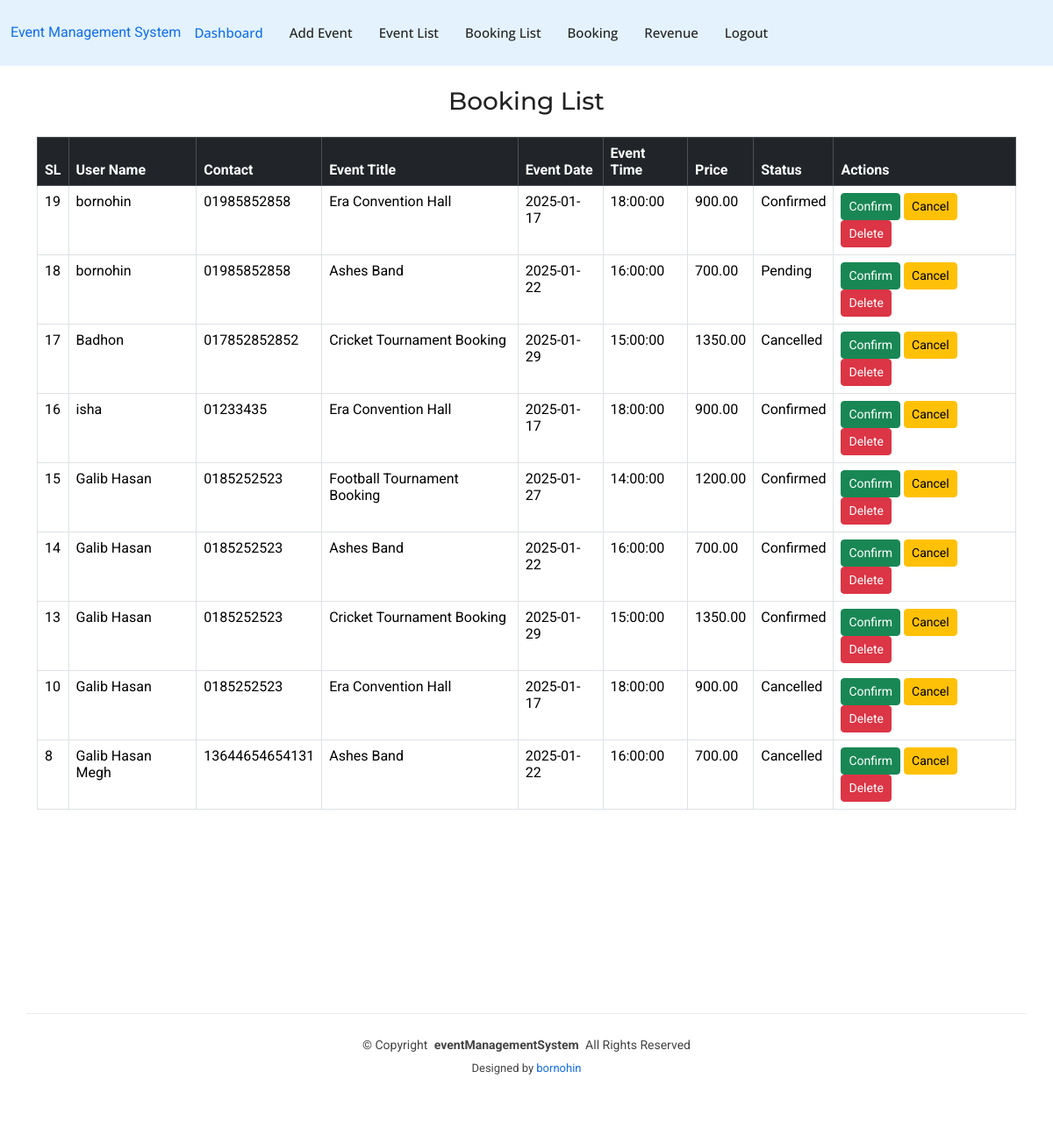
The app's page /admin/booking-list.php with its own data.
### tables this page shows
CREATE TABLE `bookings` (
  `id` int(11) NOT NULL,
  `user_id` int(11) NOT NULL,
  `event_id` int(11) NOT NULL,
  `booking_date` timestamp NOT NULL DEFAULT current_timestamp(),
  `status` varchar(255) DEFAULT NULL
);

CREATE TABLE `user` (
  `userid` int(11) NOT NULL,
  `name` varchar(50) NOT NULL,
  `contact` varchar(250) NOT NULL,
  `email` varchar(50) NOT NULL,
  `password` varchar(50) NOT NULL,
  `roleid` int(11) NOT NULL
);

CREATE TABLE `events` (
  `id` int(11) NOT NULL,
  `event_title` varchar(255) NOT NULL,
  `event_date` date NOT NULL,
  `event_time` time NOT NULL,
  `event_location` varchar(255) NOT NULL,
  `event_description` text NOT NULL,
  `price` decimal(10,2) NOT NULL,
  `event_image` varchar(255) NOT NULL,
  `created_at` timestamp NOT NULL DEFAULT current_timestamp()
);

### admin/booking-list.php (the view, shortened to what this page needs)
<?php
include('connect.php');
include('header.php');
$sql = "SELECT b.id AS booking_id, u.name AS user_name, u.contact AS user_contact, e.event_title, e.event_date, e.event_time, e.price, b.booking_date, b.status, b.user_id, e.id AS event_id
        FROM bookings b
        JOIN user u ON b.user_id = u.userid
        JOIN events e ON b.event_id = e.id
        ORDER BY b.booking_date DESC";
$result = mysqli_query($conn, $sql);
?>
<!DOCTYPE html>
<html lang="en">
<head>
</head>
<body>
    <div class="container mt-4">
        <h3 class="text-center mb-4">Booking List</h3>
        <table class="table table-bordered table-hover">
            <thead class="table-dark">
                <tr>
                    <th>SL</th>
                    <th>User Name</th>
                    <th>Contact</th>
                    <th>Event Title</th>
                    <th>Event Date</th>
                    <th>Event Time</th>
                    <th>Price</th>
                    <th>Status</th>
                    <th>Actions</th>
                </tr>
            </thead>
            <tbody>
                <?php
                if (mysqli_num_rows($result) > 0) {
                    while ($row = mysqli_fetch_assoc($result)) {
                        $status = $row['status'] ? $row['status'] : 'Pending';
                        echo "
                        <tr>
                            <td>{$row['booking_id']}</td>
                            <td>{$row['user_name']}</td>
                            <td>{$row['user_contact']}</td>
                            <td>{$row['event_title']}</td>
                            <td>{$row['event_date']}</td>
                            <td>{$row['event_time']}</td>
                            <td>{$row['price']}</td>
                            <td>{$status}</td>
                            <td>
                                <a href='booking-list.php?action=confirm&id={$row['booking_id']}' class='btn btn-success btn-sm' onclick='return confirm(\"Are you sure you want to confirm this booking?\")'>Confirm</a>
                                <a href='booking-list.php?action=cancel&id={$row['booking_id']}' class='btn btn-warning btn-sm' onclick='return confirm(\"Are you sure you want to cancel this booking?\")'>Cancel</a>
                                <a href='booking-list.php?action=delete&id={$row['booking_id']}' class='btn btn-danger btn-sm' onclick='return confirm(\"Are you sure you want to delete this booking?\")'>Delete</a>
                            </td>
                        </tr>";
                    }
                } else {
                    echo "<tr><td colspan='8' class='text-center'>No bookings found</td></tr>";
                }
                ?>
            </tbody>
        </table>
    </div>
    <?php include('footer.php'); ?>
</body>
</html>

### assets/css/main.css (style rules this page uses)
:root { --default-font: "Roboto", system-ui, -apple-system, "Segoe UI", Roboto, "Helvetica Neue", Arial, "Noto Sans", "Liberation Sans", sans-serif, "Apple Color Emoji", "Segoe UI Emoji", "Segoe UI Symbol", "Noto Color Emoji"; --heading-font: "Montserrat", sans-serif; --nav-font: "Open Sans", sans-serif; }
:root { --background-color: #ffffff; --default-color: #444444; --heading-color: #222222; --accent-color: #106eea; --surface-color: #ffffff; --contrast-color: #ffffff; }
:root { --nav-color: #222222; --nav-hover-color: #106eea; --nav-mobile-background-color: #ffffff; --nav-dropdown-background-color: #ffffff; --nav-dropdown-color: #222222; --nav-dropdown-hover-color: #106eea; }
:root { scroll-behavior: smooth; }
body { color: var(--default-color); background-color: var(--background-color); font-family: var(--default-font); }
a { color: var(--accent-color); text-decoration: none; transition: 0.3s; }
h1, h2, h3, h4, h5, h6 { color: var(--heading-color); font-family: var(--heading-font); }

### records on screen
bookings: id "19", user.name "bornohin", user.contact "01985852858", event.event_title "Era Convention Hall", event.event_date "2025-01-17", event.event_time "18:00:00", event.price "900.00", status "Confirmed"
bookings: id "18", user.name "bornohin", user.contact "01985852858", event.event_title "Ashes Band", event.event_date "2025-01-22", event.event_time "16:00:00", event.price "700.00", status "Pending"
bookings: id "17", user.name "Badhon", user.contact "017852852852", event.event_title "Cricket Tournament Booking", event.event_date "2025-01-29", event.event_time "15:00:00", event.price "1350.00", status "Cancelled"
bookings: id "16", user.name "isha", user.contact "01233435", event.event_title "Era Convention Hall", event.event_date "2025-01-17", event.event_time "18:00:00", event.price "900.00", status "Confirmed"
bookings: id "15", user.name "Galib Hasan", user.contact "0185252523", event.event_title "Football Tournament Booking", event.event_date "2025-01-27", event.event_time "14:00:00", event.price "1200.00", status "Confirmed"
bookings: id "14", user.name "Galib Hasan", user.contact "0185252523", event.event_title "Ashes Band", event.event_date "2025-01-22", event.event_time "16:00:00", event.price "700.00", status "Confirmed"
bookings: id "13", user.name "Galib Hasan", user.contact "0185252523", event.event_title "Cricket Tournament Booking", event.event_date "2025-01-29", event.event_time "15:00:00", event.price "1350.00", status "Confirmed"
bookings: id "10", user.name "Galib Hasan", user.contact "0185252523", event.event_title "Era Convention Hall", event.event_date "2025-01-17", event.event_time "18:00:00", event.price "900.00", status "Cancelled"
bookings: id "8", user.name "Galib Hasan Megh", user.contact "13644654654131", event.event_title "Ashes Band", event.event_date "2025-01-22", event.event_time "16:00:00", event.price "700.00", status "Cancelled"
